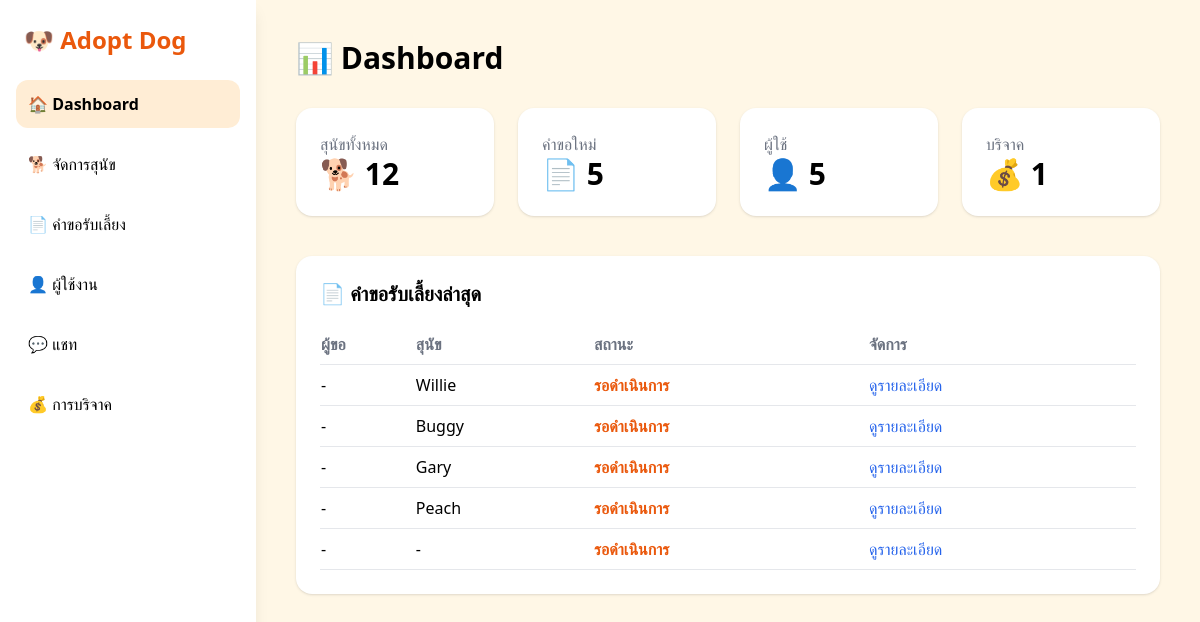
/admin/adminindex.php (signed in), run on the app's committed database.
### tables this page shows
CREATE TABLE `adopt_forms` (
  `id` int(11) NOT NULL,
  `user_id` int(11) NOT NULL,
  `dog_id` int(11) NOT NULL,
  `fullname` varchar(255) NOT NULL,
  `address` text DEFAULT NULL,
  `phone` varchar(20) DEFAULT NULL,
  `contact` varchar(255) NOT NULL,
  `area` text DEFAULT NULL,
  `experience` varchar(255) DEFAULT NULL,
  `time_home` int(11) DEFAULT NULL,
  `reason` text DEFAULT NULL,
  `family_agree` varchar(20) DEFAULT NULL,
  `care_time` varchar(255) DEFAULT NULL,
  `created_at` timestamp NOT NULL DEFAULT current_timestamp()
);

CREATE TABLE `form` (
  `id` int(11) NOT NULL,
  `email` varchar(50) NOT NULL,
  `username` varchar(100) DEFAULT NULL,
  `pass` varchar(255) NOT NULL,
  `role` enum('user','admin') NOT NULL DEFAULT 'user'
);

CREATE TABLE `dogs` (
  `id` int(11) NOT NULL,
  `name` varchar(100) NOT NULL,
  `breed` varchar(120) NOT NULL,
  `age` varchar(50) NOT NULL,
  `gender` enum('Male','Female') NOT NULL,
  `description` text DEFAULT NULL,
  `image` varchar(255) NOT NULL,
  `created_at` timestamp NOT NULL DEFAULT current_timestamp()
);

### admin/adminindex.php (the view, shortened to what this page needs)
<?php
require_once __DIR__ . "/../backend/db.php";
$con_register = $con;
$con_ped      = $con;
$con_donate   = $con;
$con_form     = $con;
?>
<?php
$user_sql = "SELECT COUNT(*) AS total FROM form";
$user_result = mysqli_query($con_register, $user_sql);
$total_users = mysqli_fetch_assoc($user_result)['total'];
$dog_sql = "SELECT COUNT(*) AS total FROM dogs";
$dog_result = mysqli_query($con_ped, $dog_sql);
$total_dogs = mysqli_fetch_assoc($dog_result)['total'];
$money_sql = "SELECT COUNT(*) AS total FROM donate_bank";
$money_result = mysqli_query($con_donate, $money_sql);
$total_money = mysqli_fetch_assoc($money_result)['total'];
$new_request_sql = "SELECT COUNT(*) AS total FROM adopt_forms";
$new_request_result = mysqli_query($con_form, $new_request_sql);
$total_requests = mysqli_fetch_assoc($new_request_result)['total'];
$latest_sql = "
    SELECT id, user_id, dog_id, created_at
    FROM adopt_forms
    ORDER BY created_at DESC
    LIMIT 5
";
$latest_result = mysqli_query($con_form, $latest_sql);
?>
<!DOCTYPE html>
<html lang="th">
<head>
<script src="https://cdn.tailwindcss.com"></script>
</head>
<body class="bg-[#fff7e6] min-h-screen flex">
<aside class="w-64 bg-white shadow-lg fixed h-full">
    <div class="p-6 text-2xl font-black text-orange-600">
        🐶 Adopt Dog
    </div>
    <nav class="px-4 space-y-3">
        <a href="adminindex.php" class="block p-3 rounded-xl bg-orange-100 font-semibold">🏠 Dashboard</a>
        <a href="admin_dogs.php" class="block p-3 rounded-xl hover:bg-orange-50">🐕 จัดการสุนัข</a>
        <a href="admin_requests.php" class="block p-3 rounded-xl hover:bg-orange-50">📄 คำขอรับเลี้ยง</a>
        <a href="admin_user.php" class="block p-3 rounded-xl hover:bg-orange-50">👤 ผู้ใช้งาน</a>
        <a href="admin_chat.php" class="block p-3 rounded-xl hover:bg-orange-50">💬 แชท</a>
        <a href="admin_donations.php" class="block p-3 rounded-xl hover:bg-orange-50">💰 การบริจาค</a>
    </nav>
</aside>
<main class="ml-64 p-10 w-full">
    <h1 class="text-3xl font-black mb-8">📊 Dashboard</h1>
    <div class="grid grid-cols-1 md:grid-cols-4 gap-6 mb-10">
    <div class="bg-white p-6 rounded-2xl shadow">
        <p class="text-gray-500">สุนัขทั้งหมด</p>
        <h2 class="text-3xl font-bold">🐕 <?= $total_dogs ?></h2>
    </div>
    <div class="bg-white p-6 rounded-2xl shadow">
        <p class="text-gray-500">คำขอใหม่</p>
<h2 class="text-3xl font-bold">📄 <?= $total_requests ?></h2>
    </div>
    <div class="bg-white p-6 rounded-2xl shadow">
        <p class="text-gray-500">ผู้ใช้</p>
        <h2 class="text-3xl font-bold">👤 <?= $total_users ?></h2>
    </div>
    <div class="bg-white p-6 rounded-2xl shadow">
        <p class="text-gray-500">บริจาค</p>
        <h2 class="text-3xl font-bold">💰 <?= $total_money ?></h2>
    </div>
</div>
    <div class="bg-white rounded-2xl shadow p-6">
        <h2 class="text-xl font-bold mb-4">📄 คำขอรับเลี้ยงล่าสุด</h2>
        <table class="w-full text-left">
            <thead>
                <tr class="text-gray-500 border-b">
                    <th class="py-2">ผู้ขอ</th>
                    <th>สุนัข</th>
                    <th>สถานะ</th>
                    <th>จัดการ</th>
                </tr>
            </thead>
      <tbody>
<?php if ($latest_result && mysqli_num_rows($latest_result) > 0): ?>
    <?php while ($row = mysqli_fetch_assoc($latest_result)): ?>
        <?php
        $username = "-";
        $user_id = (int)$row['user_id'];
        $user_q = mysqli_query(
            $con_register,
            "SELECT username FROM form WHERE id = $user_id LIMIT 1"
        );
        if ($user_q && mysqli_num_rows($user_q) > 0) {
            $user = mysqli_fetch_assoc($user_q);
            $username = $user['username'] ?? "-";
        }
        $dog_name = "-";
        $dog_id = (int)$row['dog_id'];
        $dog_q = mysqli_query(
            $con_ped,
            "SELECT name FROM dogs WHERE id = $dog_id LIMIT 1"
        );
        if ($dog_q && mysqli_num_rows($dog_q) > 0) {
            $dog = mysqli_fetch_assoc($dog_q);
            $dog_name = $dog['name'];
        }
        ?>
        <tr class="border-b">
            <td class="py-2"><?= htmlspecialchars($username) ?></td>
            <td><?= htmlspecialchars($dog_name) ?></td>
            <td class="text-orange-600 font-semibold">รอดำเนินการ</td>
            <td>
                <a href="/project/project/dog_details.php?id=<?= $row['dog_id'] ?>"
   class="text-blue-600 hover:underline">
   ดูรายละเอียด
</a>
            </td>
        </tr>
    <?php endwhile; ?>
<?php endif; ?>
</tbody>
    </div>
</main>
</body>
</html>

### data on the page
adopt_forms: form.username "-", dog.name "Willie"
adopt_forms: form.username "-", dog.name "Buggy"
adopt_forms: form.username "-", dog.name "Gary"
adopt_forms: form.username "-", dog.name "Peach"
adopt_forms: form.username "-", dog_name "-"

### other printed values
$total_dogs "12"
$total_requests "5"
$total_users "5"
$total_money "1"
